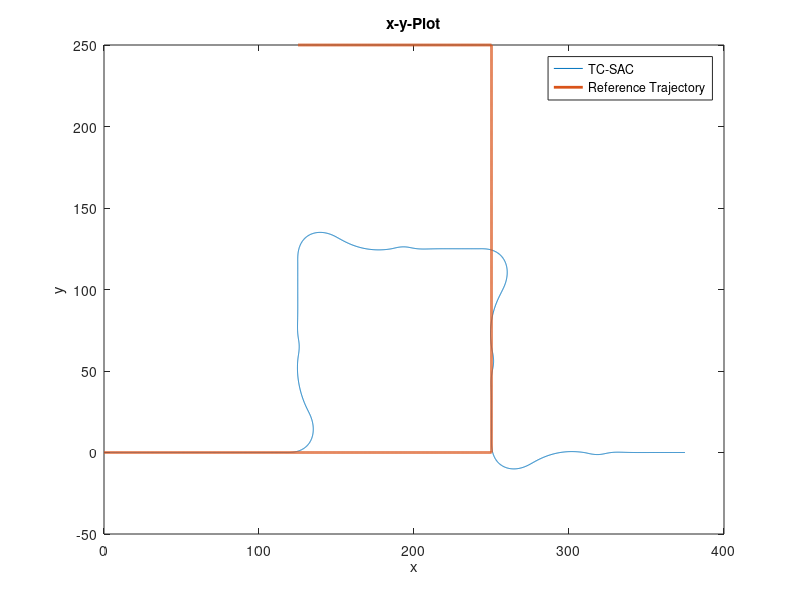
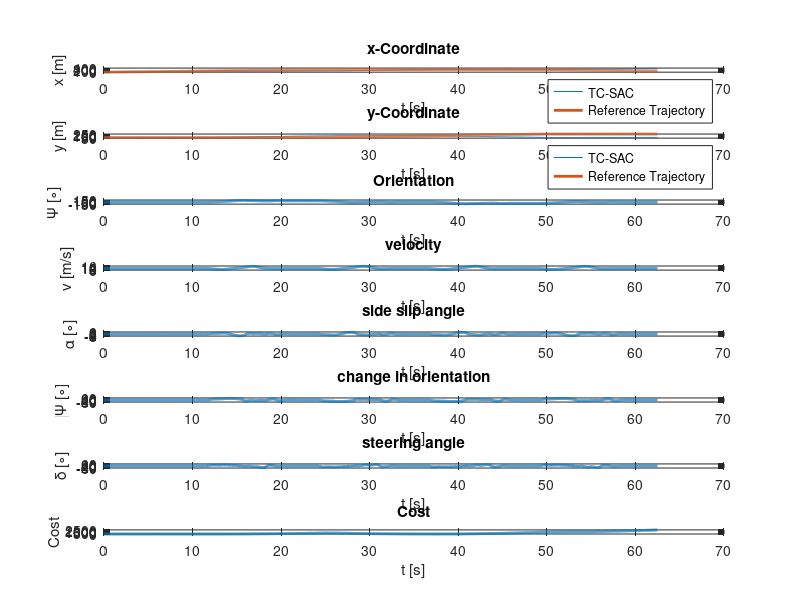
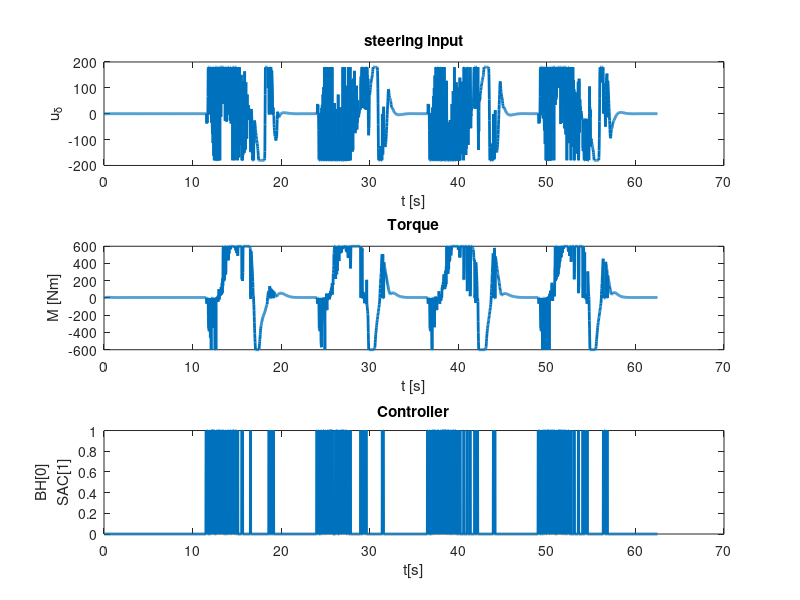

Source code (MATLAB) for these figures, in order:
clear all;
close all;

data=load('result_Square.txt');

t=data(:,1);
x1=data(:,2);
x2=data(:,3);
x3=data(:,4);
x4=data(:,5);
x5=data(:,6);
x6=data(:,7);
x7=data(:,8);
Cost=data(:,9);

u1=data(:,10);
u2=data(:,11);

controller=data(:,12);

for i=1:size(t)+50
    v=10;

    t_step=100;

    if(mod(t(2)*(i-1),100) < t_step/4)    
        x_t(i,1) = v*mod(t(2)*(i-1),100);
        y_t(i,1) = 0;
    elseif(mod(t(2)*(i-1),100) < t_step/2)
        x_t(i,1) = v*t_step/4;
        y_t(i,1) = v*(mod(t(2)*(i-1),100)-t_step/4);
        
    elseif(mod(t(2)*(i-1),100) < 3*t_step/4)
        x_t(i,1) = v*t_step/4-(v*(mod(t(2)*(i-1),100)-t_step/2));
        y_t(i,1) = v*t_step/4;
    elseif(mod(t(2)*(i-1),100) <=t_step)
        x_t(i,1) = 0;
        y_t(i,1) = v*t_step/4-(v*(mod(t(2)*(i-1),100)-3*t_step/4));
    end
end

for i=1:size(t)
Cost(i,1)=(t(2)-t(1))*((x1(i)-x_t(i,1))*(x1(i)-x_t(i,1))+(x2(i)-y_t(i,1))*(x2(i)-y_t(i,1))+0.1*(x4(i)-10)*(x4(i)-10));
end

figure(1)

plot(x1,x2,x_t(1:size(t)),y_t(1:size(t)),'LineWidth',2)
xlabel('x');
ylabel('y');
title('x-y-Plot');
legend('TC-SAC','Reference Trajectory');



figure(2)
title('States');
subplot(8,1,1)
plot(t,x1,t,x_t(1:size(t)),'LineWidth',2)
xlabel('t [s]');
ylabel('x [m]');
title('x-Coordinate');
legend('TC-SAC','Reference Trajectory');

subplot(8,1,2)
plot(t,x2,t,y_t(1:size(t)),'LineWidth',2)
xlabel('t [s]');
ylabel('y [m]');
title('y-Coordinate');
legend('TC-SAC','Reference Trajectory');

subplot(8,1,3)
plot(t,x3,'LineWidth',2)
xlabel('t [s]');
ylabel('\Psi [\circ]');
title('Orientation');

subplot(8,1,4)
plot(t,x4,'LineWidth',2)
xlabel('t [s]');
ylabel('v [m/s]');
title('velocity');

subplot(8,1,5)
plot(t,x5,'LineWidth',2)
xlabel('t [s]');
ylabel('\alpha [\circ]');
title('side slip angle');

subplot(8,1,6)
plot(t,x6,'LineWidth',2)
xlabel('t [s]');
ylabel('\Psi [\circ]');
title('change in orientation');

subplot(8,1,7)
plot(t,x7,'LineWidth',2)
xlabel('t [s]');
ylabel('\delta [\circ]');
title('steering angle');

subplot(8,1,8)
plot(t,Cost,'LineWidth',2)
xlabel('t [s]');
ylabel('Cost');
title('Cost');

figure(3)
title('Control Inputs');

subplot(3,1,1)
plot(t,u1,'LineWidth',2)
xlabel('t [s]');
ylabel('u_\delta');
title('steering input');

subplot(3,1,2)
plot(t,u2,'LineWidth',2)
xlabel('t [s]');
ylabel('M [Nm]');
title('Torque');

subplot(3,1,3)
plot(t,controller,'LineWidth',2)
xlabel('t[s]');
ylabel({'BH[0]','SAC[1]'});
title('Controller');

